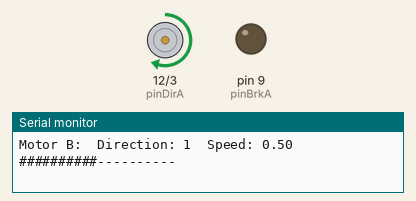
A sketch run on a simulated Arduino Uno, built with avr-gcc and run on an emulated ATmega328P. Shown: direction and speed pins drawn as motors (green arrow = direction pin HIGH = forward, orange = LOW = backward, longer = more drive), output pins drawn as LEDs (lit = HIGH), the last lines printed to the serial monitor.

Above: at 0.05 s.
At 20.49 s:
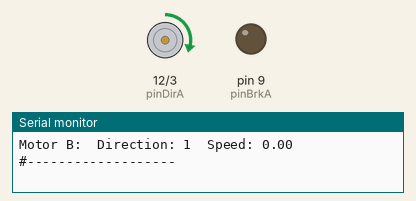
At 28.87 s:
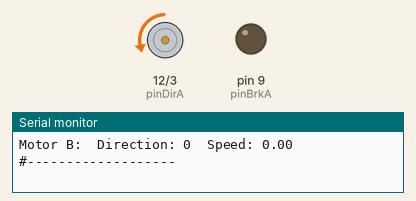
At 38.31 s:
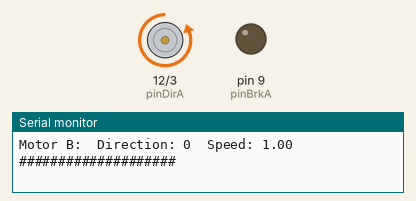
Timing chart, 0 to 40.0 s (numbered marks = the images above):
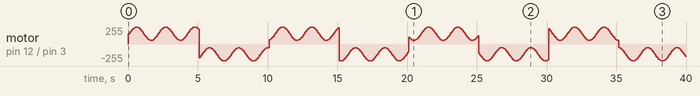

The sketch:

example-Motorshield-DC.ino
```cpp
/**
* * Example on how to use the ARDUINO MOTOR SHIELD with a DC motor
*
* Information on the shield:
*  https://www.arduino.cc/en/Main/ArduinoMotorShieldR3
*
*/

#include "util.h"

//== CHANNEL A =======================================
//---- pin assignment --------------------------------
int pinDirA = 12;       // pin for motor direction (digital)
int pinPWMA = 3;        // pin for speed control (PWM)
int pinBrkA = 9;        // pin for brake (digital, HIGH = active)
int pinSnsA = A0;       // pin to measure current (3.3V = 2A = max current, don't use for anything else)

//== CHANNEL B =======================================
//---- pin assignment --------------------------------
int pinDirB = 13;       // pin for motor direction (digital)
int pinPWMB = 11;       // pin for speed control (PWM)
int pinBrkB = 8;        // pin for brake (digital, HIGH = active)
int pinSnsB = A1;       // pin to measure current (3.3V = 2A = max current, don't use for anything else)

//---- variable declarations -------------------------
boolean dirB = 1;       // save current direction
boolean brkB = false;   // save current brake state
float velB = 0;         // save current speed (velocity)
long lastToggleB = 0;   // save time of last direction toggle


void setup() {
  pinMode(pinDirA, OUTPUT);                        // direction control pin is OUTPUT
  pinMode(pinPWMA, OUTPUT);                        // speed control pin is OUTPUT
  pinMode(pinBrkA, OUTPUT);                        // brake control pin is OUTPUT

  Serial.begin(9600);                              // start serial connection for debugging
}


void loop() {

  if (millis() - lastToggleB > 5000) {             // ↓ toggle direction every 5 seconds
    dirB = !dirB;                                  //
    lastToggleB = millis();                        // ↑
  }

  velB = (sin(millis() * 0.003) + 1) * 0.5;        // generate sine wave for motor velocity with an amplitude of 0.0 to 1.0

  printInfo("B", dirB, velB);                      // print current settings to serial monitor

  velB = velB * 200 + 55;                          // map sine wave to analog values ( 0.0 … 1.0 ⇒ 55 … 255 )

  digitalWrite(pinBrkA, brkB);                     // set brake to current brake-state (OFF)
  digitalWrite(pinDirA, dirB);                     // set direction
  analogWrite(pinPWMA, velB);                      // set speed

}
```

util.h
```cpp
/* --------------------------------------------------------------------------------
 * utility function to visualize percentages (0.0 … 1.0) in the serial monitor
 */
void printPercentage(float p)
{
  int n = 20;
  for (int i = 0; i < n; i++)
  {
    if(i < p*n)
    Serial.print("#");
    else
    Serial.print("-");
  }
}

/* --------------------------------------------------------------------------------
 * utility function to print the current motor settings to the serial monitor
 */
void printInfo(String id, boolean dir, float vel)
{
  Serial.print("Motor " + id + ":");
  Serial.print("\tDirection: "); Serial.print(dir);
  Serial.print("\tSpeed: "); Serial.print(vel);Serial.print("\t");printPercentage(vel);
  Serial.println();
}
```
